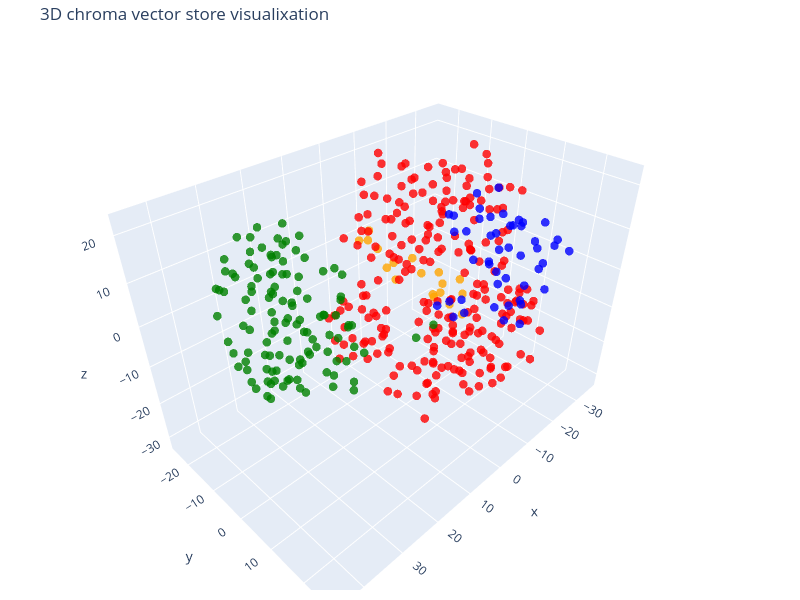

This figure's notebook cell:
### Code cell
# create the 3D scatter plot
fig = go.Figure(data=go.Scatter3d(
    x=reduced_vectors[:, 0],
    y=reduced_vectors[:, 1],
    z=reduced_vectors[:, 2],
    mode="markers",
    marker=dict(size=5, color=color_map, opacity=0.8),
    text=[f"Type: {t}<br>Text: {d[:100]}..." for t,d in zip(doc_types, documents)],
    hoverinfo='text'
))

fig.update_layout(title="3D chroma vector store visualixation",
                  scene=dict(xaxis_title="x", yaxis_title="y"),
                  width=800,
                  height=600,
                  margin=dict(r=20, b=10, l=10, t=40)

)

fig.show()

### Figure 1 — Plotly figure (JSON) as saved in the notebook; plotly's stock layout.template omitted (floating-point values rounded to 4 significant figures; data arrays with more than 128 entries replaced by an {"elided": "..."} marker saying what was removed)
{"data": [{"hoverinfo": "text", "marker": {"color": {"elided": "413 str values"}, "opacity": 0.8, "size": 5}, "mode": "markers", "text": {"elided": "413 str values"}, "type": "scatter3d", "x": {"elided": "413 float values"}, "y": {"elided": "413 float values"}, "z": {"elided": "413 float values"}}], "layout": {"height": 600, "margin": {"b": 10, "l": 10, "r": 20, "t": 40}, "scene": {"xaxis": {"title": {"text": "x"}}, "yaxis": {"title": {"text": "y"}}}, "title": {"text": "3D chroma vector store visualixation"}, "width": 800}}
